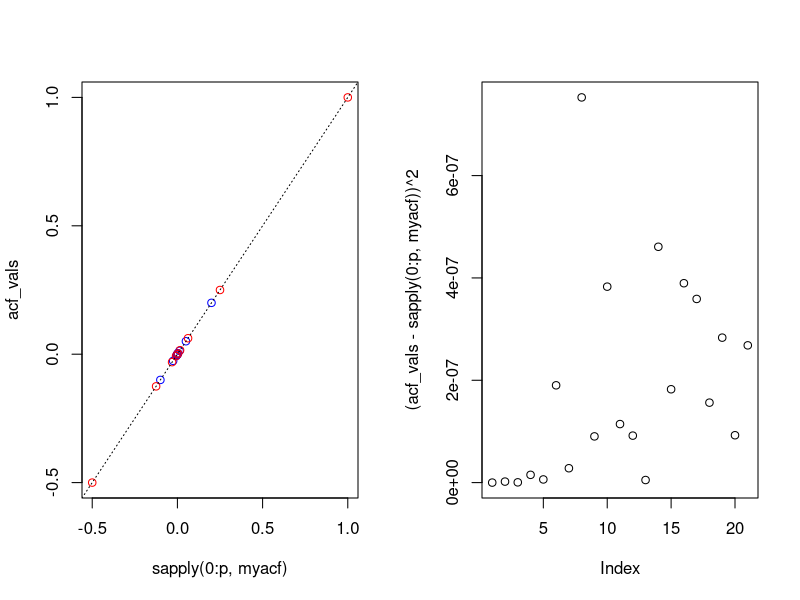

Generate this figure with R:
library(zoo)
library(tseries)

par(mfrow = c(1, 2))

test = arima.sim(n = 10000000, list(ar = c(0,  -0.5), ma = c(0.5)),
          sd = 1)

36/3
p = 20

acf_vals = acf(test, lag.max = p, plot= F)$acf

myacf = function(h){
  if((h %% 2) == 0){
    (-0.5)^(h/2)
  }
  else{
    # why not 1/4?
   (1/5)*((-0.5)^((h-1)/2))
  }
}

cols=sapply(0:p, function(h){
  ifelse((h %% 2) == 0, 'red', 'blue')
})
plot(x = sapply(0:p, myacf),
     y = acf_vals, 
     col = cols)
abline(a = 0, b = 1, col = "black", lty='dotted')

plot((acf_vals -sapply(0:p, myacf) )^2)
sum((acf_vals -sapply(0:p, myacf) )^2)

(data.frame(
  x = round(sapply(0:p, myacf), 4),
  y = round(acf_vals, 4)
))
# odds = (0:10000)[0:10000 %% 2 == 1]
# evens = (0:10000)[0:10000 %% 2 == 0]
# sum((-0.5)^odds) + sum(  (-0.5)^evens )
# sum( sapply(0:10000, function(x){(0.5)^(2*x)}) )
# acf_vlas = acf(test, lag.max = p, plot= F)$acf
# 
# plot(x = psi(0:p),
#      y = acf_vlas, 
#      col = 'red')
# abline(a = 0, b = 1, col = "black", lty='dotted')
# 
# cbind(acf_vlas, psi(0:p))
# 
# # plot( acf(test, lag.max = 100, plot= F)$acf, type = 'l')
# https://webspace.maths.qmul.ac.uk/b.bogacka/TimeSeries/TS_Chapter4_6.pdf
# psi <- function(j, delta = 0.5){
#   # \{\psi_j\} = (-1)^{\,j}(-\delta)^{\lceil j / 2\rceil} B^{\,j}
#   (-1)^(j) * (-1*delta)^(ceiling(j/2))
#   # (-1*delta)^ceiling(j / 2)
# }
# pi <- function(j, delta = 0.5){
#   # \big(\mathbbm{1}[j \geq 2]\delta(-\delta)^{j - 2}\big) + (- \delta)^j
#   (j >= 2)*delta*((-1*delta)^j) + (-1*delta)^j
# }
q1test = function(h){
  # \frac{16}{11}\Big(\frac{1}{2}\Big)^{|h|}-\frac{6}{11}\Big(\frac{1}{5}\Big)^{|h|} 
  (16/11)*((1/2)^h) - (5/11)*((1/5)^h)
}
q1test(0)
q1test(1)
7/11
q1test(2)
19/55
